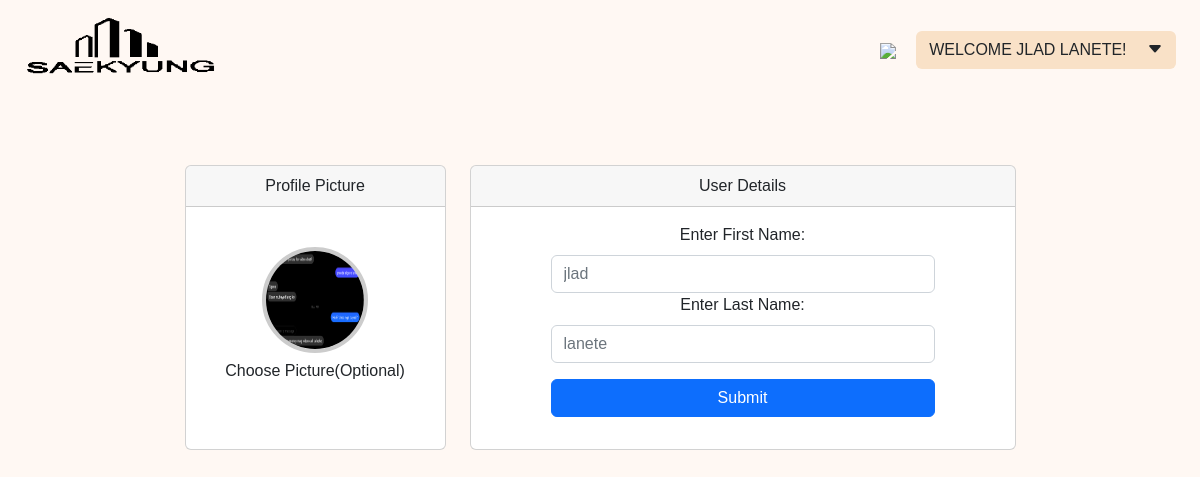
The app's page /FrontEnd/residents/profile.php (signed in) with its own data.
### tables this page shows
CREATE TABLE `accounts` (
  `accountID` int(11) NOT NULL,
  `userID` varchar(20) NOT NULL,
  `password` varchar(50) NOT NULL,
  `defaultPass` varchar(100) NOT NULL,
  `firstname` varchar(100) NOT NULL,
  `lastname` varchar(100) NOT NULL,
  `img` varchar(255) NOT NULL DEFAULT '../../FrontEnd/_assets/images/profile.png',
  `usertype` varchar(100) NOT NULL DEFAULT 'user'
);

### FrontEnd/residents/profile.php (the view, shortened to what this page needs)
<?php
  include '../../BackEnd/database/config.php';
  $userdetails = mysqli_query($conn,"SELECT firstname,lastname FROM accounts WHERE userID = '".$_SESSION['username']."'");
  $row = mysqli_fetch_array($userdetails);
  $firstname = $row['firstname'];
  $lastname = $row['lastname'];
?>
<!DOCTYPE html>
<html lang="en">
<head>
  <link rel="stylesheet" href="https://cdn.jsdelivr.net/npm/bootstrap-icons@1.9.1/font/bootstrap-icons.css">
  <link rel="stylesheet" href="../_assets/css/bootstrap.css">
  <link rel="stylesheet" href="../_assets/css/custom.css">
</head>
<body style="background-color: rgba(255,248,243);">
<nav class="navbar navbar-expand-md px-2">
  <div class="container-fluid">
    <a class="navbar-brand" href="services.php"><img src="../_assets/images/FINAL LOGO.png" class="img-fluid" width="200"></a>
    <div class="collapse navbar-collapse justify-content-end">
      <div class="navbar-md-nav d-flex align-items-center">
        <a href="#" class="nav-link btn-link align-items-center me-3" data-bs-toggle="modal" data-bs-target="#notif"><img src="../_assets/images/bell-fill.svg" class="img-fluid" width="20">
        </a>
      <div class="dropdown">
      <button class="btn btn-unselected mx-1" type="button" data-bs-toggle="dropdown" aria-expanded="false">
      <?php
        if($firstname > 0){
          echo "WELCOME ";
          echo strtoupper($firstname);
          echo strtoupper($lastname) , '!';
        }else{
        if(isset($_SESSION['username'])){
        echo "Welcome! " . $_SESSION['username'];}}?>
        <i class="bi bi-caret-down-fill align-text-baseline ms-3"></i></button>
      </div>
      </div>
    </div>
  </div>
</nav>
<div class="container-md my-5">
  <form action="../../BackEnd/database/user.php" class="needs-validation h-100" method="POST" enctype="multipart/form-data" novalidate="">
    <?php if(isset($_SESSION['username'])){ $userID = $_SESSION['username'];}?>
    <?php
      $select = mysqli_query($conn,"SELECT * FROM accounts WHERE userID = $userID limit 1");
      $row = mysqli_fetch_array($select);
      $img = $row['img'];
    ?>
    <div class="row text-center justify-content-center">
        <div class="col-lg-3 my-2">
            <div class="card h-100  my-2">
              <div class="card-header">Profile Picture</div>
              <div class="card-body">
                <div class="container">
                  <div class="picture-container">
                    <div class="picture mt-4">
                      <img src="<?php echo $img ;?>" class="picture-src" id="frame" title="">
                    </div>
                    <h6 class="mt-2">Choose Picture(Optional)</h6>
                  </div>
                </div>
              </div>
            </div>
          </div>
        <div class="col-lg-6 my-2">
          <div class="card h-100 my-2">
            <div class="card-header">
              User Details
            </div>
            <div class="card-body">
                <label for="fName" class="form-label">
                  Enter First Name:
                </label>
                <input type="text" class="form-control w-75 mx-auto" name="fName" required="" placeholder="<?php echo $firstname ; ?>">
                <label for="lName" class="form-label">Enter Last Name: </label>
                <input type="text" class="form-control w-75 mx-auto" name="lName" required="" placeholder="<?php echo $lastname ; ?>">
                <input type="submit" name="submit" value="Submit" class="btn btn-primary mt-3 w-75">
          </form>
            </div>
</body>
</html>

### FrontEnd/_assets/css/custom.css (style rules this page uses)
body,html { width: 100%; height: 100%; overflow: auto; }
* { font-family: 'Montserrat', sans-serif; box-sizing: border-box; }
.btn-unselected { background-color: rgb(249, 225, 199); }

### FrontEnd/residents/profile.php (style rules this page uses)
.picture-container { position: relative; cursor: pointer; text-align: center; }
.picture { width: 106px; height: 106px; background-color: #999999; border: 4px solid #CCCCCC; color: #FFFFFF; border-radius: 50%; margin: 0px auto; overflow: hidden; transition: all 0.2s; -webkit-transition: all 0.2s; }
.picture-src { width: 100%; height: 100%; }

### records on screen
accounts: firstname "JLAD", lastname "LANETE", img (picture), fName "jlad", lName "lanete"
